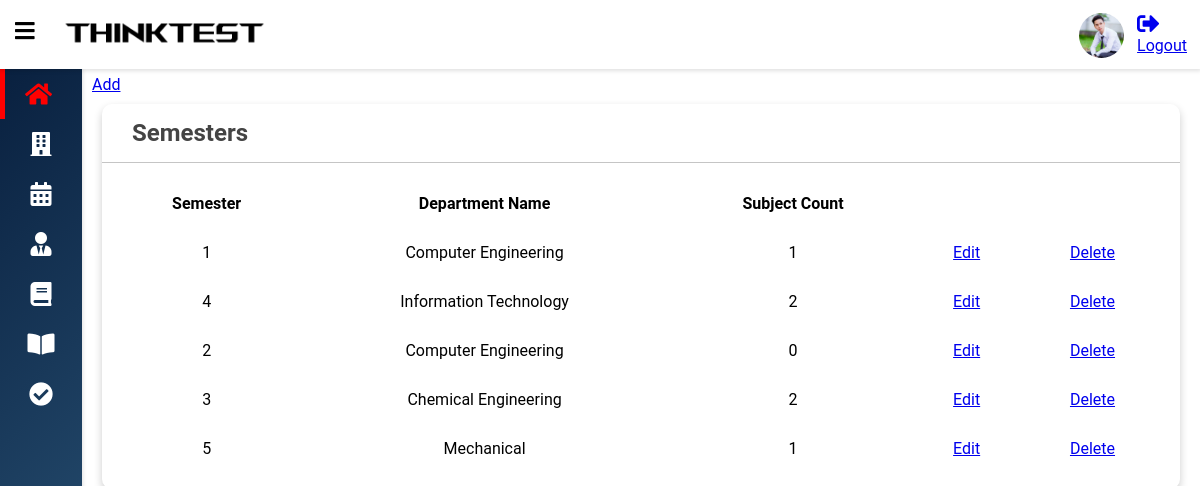
/semester (signed in), run on the app's committed database.
### Assignmentapp/models.py (models this page shows, shortened)
class Semester(models.Model):
    dept = models.ForeignKey(Department, models.SET_NULL, verbose_name='Department Name',
                             blank=True, null=True)
    sem_no = models.IntegerField()
    sub_count = models.IntegerField(blank=True, null=True)

class Department(models.Model):
    dept_name = models.CharField(verbose_name='Department Name', max_length=40)
    teacher_count = models.IntegerField(blank=True, null=True)
    student_count = models.IntegerField(blank=True, null=True)
    class Meta:
        verbose_name_plural = 'Departments'

### Assignmentapp/decorators.py (the view)
    def wrapper_func(request, *args, **kwargs):
        if not request.user.user_role == '3':
            return view_func(request, *args, **kwargs)
        else:
            return HttpResponse('<h1>Access Denied</h1>')

### Assignmentapp/views.py (called while the page is built)
@login_required(login_url='login')
@adminteacher_authentication
def semester(request):
    semesters = Semester.objects.all()
    for sm in semesters:
        sb_cnt = Subject.objects.filter(semref__dept__dept_name=sm.dept.dept_name,
                                        semref__sem_no=sm.sem_no).count()
        sm.sub_count = sb_cnt
    context = {'semesters': semesters}
    return render(request, 'semester/semester.html', context)

### templates/semester/semester.html
{% extends "base.html" %}
{% block bodycontent %}
<div class="wrapper">
    <div class="row">
        <a href="{% url 'addsemester' %}">Add</a><br>
    </div>
    <div class="row">
        <div class="col-12 col-m-12 col-sm-12">
            <div class="card">
                <div class="card-header">
                    <h2>
                        Semesters
                    </h2>
                </div>
                <div class="card-content">
                    <table>
                        <thead>
                        <tr>
                            <th>Semester</th>
                            <th>Department Name</th>
                            <th>Subject Count</th>
                            <th></th>
                            <th></th>
                        </tr>
                        </thead>
                        <tbody>
                        {% for semester in semesters %}
                        <tr>
                            <td>{{semester.sem_no}}</td>
                            <td>{{semester.dept.dept_name}}</td>
                            <td>{{semester.sub_count}}</td>
                            <td><a href="{% url 'editsemester' semester.id %}">Edit</a></td>
                            <td><a href="{% url 'deletesemester' semester.id %}">Delete</a></td>
                        </tr>
                        {% endfor %}
                        </tbody>
                    </table>
                </div>
            </div>
        </div>
    </div>
</div>
{% endblock %}

### templates/base.html (shortened to what this page needs)
<!DOCTYPE html>
{%load static%}
<html>
<head>
    <link rel="stylesheet" type="text/css" href="{% static 'css/fontawesome-free/css/all.min.css' %}">
    <link rel="stylesheet" type="text/css" href=" {% static 'css/style.css' %} ">
</head>
<body class="overlay-scrollbar">
<div class="navbar">
    <ul class="navbar-nav">
        <li class="nav-item">
            <a class="nav-link">
                <i class="fas fa-bars" onclick="collapseSidebar()"></i>
            </a>
        </li>
        <li class="nav-item">
            <img src=" {% static 'img/name.png' %} " alt="Logo" class="logo logo-light">
        </li>
    </ul>
    <ul class="navbar-nav nav-right">
        <li class="nav-item">
            <div class="avt">
                <img src=" {% static 'img/tuat.jpg' %} " alt="User image">
            </div>
        </li>
        <li class="nav-item" style="margin-right: 13px; padding-top:13px;">
            <a href="{% url 'logout' %}">
                <div>
                    <i class="fas fa-sign-out-alt"></i>
                </div>
                <span>Logout</span>
            </a>
        </li>
    </ul>
</div>
<div class="sidebar">
    <ul class="sidebar-nav">
        <li class="sidebar-nav-item">
            <a href="{% url 'index' %}" class="sidebar-nav-link active">
                <div>
                    <i class="fas fa-home"></i>
                </div>
            </a>
        </li>
        <li class="sidebar-nav-item">
            <a href="{% url 'department' %}" class="sidebar-nav-link">
                <div>
                    <i class="fa fa-building"></i>
                </div>
            </a>
        </li>
        <li class="sidebar-nav-item">
            <a href="{% url 'semester' %}" class="sidebar-nav-link">
                <div>
                    <i class="fa fa-calendar-alt"></i>
                </div>
            </a>
        </li>
        {% if not request.user.user_role == '3' %}
        <li class="sidebar-nav-item">
            <a href="{% url 'student' %}" class="sidebar-nav-link">
                <div>
                    <i class="fas fa-user-tie"></i>
                </div>
            </a>
        </li>
        {% endif %}
        <li class="sidebar-nav-item">
            <a href="{% url 'subject' %}" class="sidebar-nav-link">
                <div>
                    <i class="fas fa-book"></i>
                </div>
            </a>
        </li>
        <li class="sidebar-nav-item">
            <a href="{% url 'assignment' %}" class="sidebar-nav-link">
                <div>
                    <i class="fas fa-book-open"></i>
                </div>
            </a>
        </li>
        <li class="sidebar-nav-item">
            <a href="#" class="sidebar-nav-link">
                <div>
                    <i class="fas fa-check-circle"></i>
                </div>
            </a>
        </li>
    </ul>
</div>
{% block bodycontent %}
{% endblock %}
</body>
</html>

### static/css/style.css (style rules this page uses)
* { box-sizing: border-box; }
body { font-family: 'Roboto', sans-serif; background: var(--main-bg-color); color: var(--main-color); margin: 0; }
.navbar { display: flex; flex-direction: row; background: #fff; position: fixed; top: 0; right: 0; left: 0; z-index: 101; box-shadow: rgba(0,0,0,0.12) 0px 1px 4px 1px; }
.navbar-nav { list-style: none; display: flex; flex-direction: row; padding-left: 0; margin-bottom: 0; margin-top: 0; }
.nav-link { float: left; text-align: center; padding: 20px 15px; text-decoration: none; font-size: 18px; color: var(--second-color); position: relative; }
.navbar-nav i { font-size: 1.4rem; }
.nav-right { margin-left: auto; }
.logo { height: 65px; padding: 10px; cursor: pointer; }
.avt img { width: 45px; height: 45px; border-radius: 50%; }
.avt { padding: 0 13px; padding-top: 13px; cursor: pointer; }
.wrapper { padding: 10px; margin-left: 82px; padding-top: 75px; background: var(--second-bg-color); transition: margin-left .5s; }
.sidebar { width: 82px; height: 100vh; position: fixed; margin-top: 69px; background-image: linear-gradient(135deg, #09203f, #315f83); box-shadow: rgba(0,0,0,0.12) 0px 1px 4px 1px; overflow: hidden; z-index: 100; transition: width .5s; }
.sidebar-nav { list-style: none; padding: 0; margin: 0; display: flex; flex-direction: column; align-items: center; height: 100vh; }
.sidebar-nav-item { width: 100%; }
.sidebar-nav-link { display: flex; align-items: center; color: #fff; text-decoration: none; }
.sidebar-nav-link i { font-size: 1.5rem; color: #fff; position: absolute; left: 50%; top: 50%; transform: translate(-50%, -50%); }
.sidebar-nav-link div { min-width: 82px; height: 50px; position: relative; }
.sidebar-nav-link.active { background: var(--second-bg-color); color: red; }
.sidebar-nav-link.active div { border-left: 5px solid red; }
.sidebar-nav-link.active i { color: red; margin-left: -5px; }
.row { display: flex; flex-wrap: wrap; flex-direction: row; }
.row:after, .row:before { box-sizing: border-box; }
[class*="col-"] { padding: 10px; }
.card { background: var(--main-bg-color); color: var(--main-color); border-radius: 10px; margin-bottom: 10px; box-shadow: 0 4px 8px 0 rgba(0,0,0,0.2); }
.card-header { padding: 15px 30px; border-bottom: 1px solid rgb(197, 197, 197); position: relative; }
.card-header h2 { color: #444444; margin: 0; }
.card-content { padding: 16px; overflow-x: auto; }
table { border-collapse: collapse; width: 100%; }
table td { padding: 15px; text-align: center; }
table th { padding: 15px 12px; text-align: center; }
@media only screen and (min-width: 600px) { .col-sm-12 { width: 100%; } }
@media only screen and (min-width: 768px) { .col-m-12 { width: 100%; } }
@media only screen and (min-width: 992px) { .col-12 { width: 100%; } }

### data on the page
Semester: sem_no "1", dept.dept_name "Computer Engineering", sub_count "1"
Semester: sem_no "4", dept.dept_name "Information Technology", sub_count "2"
Semester: sem_no "2", dept.dept_name "Computer Engineering", sub_count "0"
Semester: sem_no "3", dept.dept_name "Chemical Engineering", sub_count "2"
Semester: sem_no "5", dept.dept_name "Mechanical", sub_count "1"
